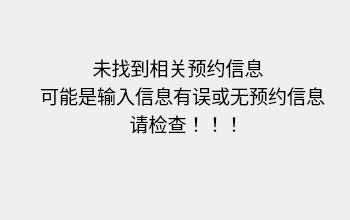
<?xml version="1.0" encoding="UTF-8"?>
<ui version="4.0">
 <class>FailFindReceptionDlg</class>
 <widget class="QDialog" name="FailFindReceptionDlg">
  <property name="geometry">
   <rect>
    <x>0</x>
    <y>0</y>
    <width>350</width>
    <height>220</height>
   </rect>
  </property>
  <property name="windowTitle">
   <string>Dialog</string>
  </property>
  <widget class="QLabel" name="label_warming">
   <property name="geometry">
    <rect>
     <x>40</x>
     <y>50</y>
     <width>331</width>
     <height>91</height>
    </rect>
   </property>
   <property name="font">
    <font>
     <pointsize>14</pointsize>
    </font>
   </property>
   <property name="text">
    <string>          未找到相关预约信息
可能是输入信息有误或无预约信息
                 请检查！！！</string>
   </property>
  </widget>
 </widget>
 <resources/>
 <connections/>
</ui>
